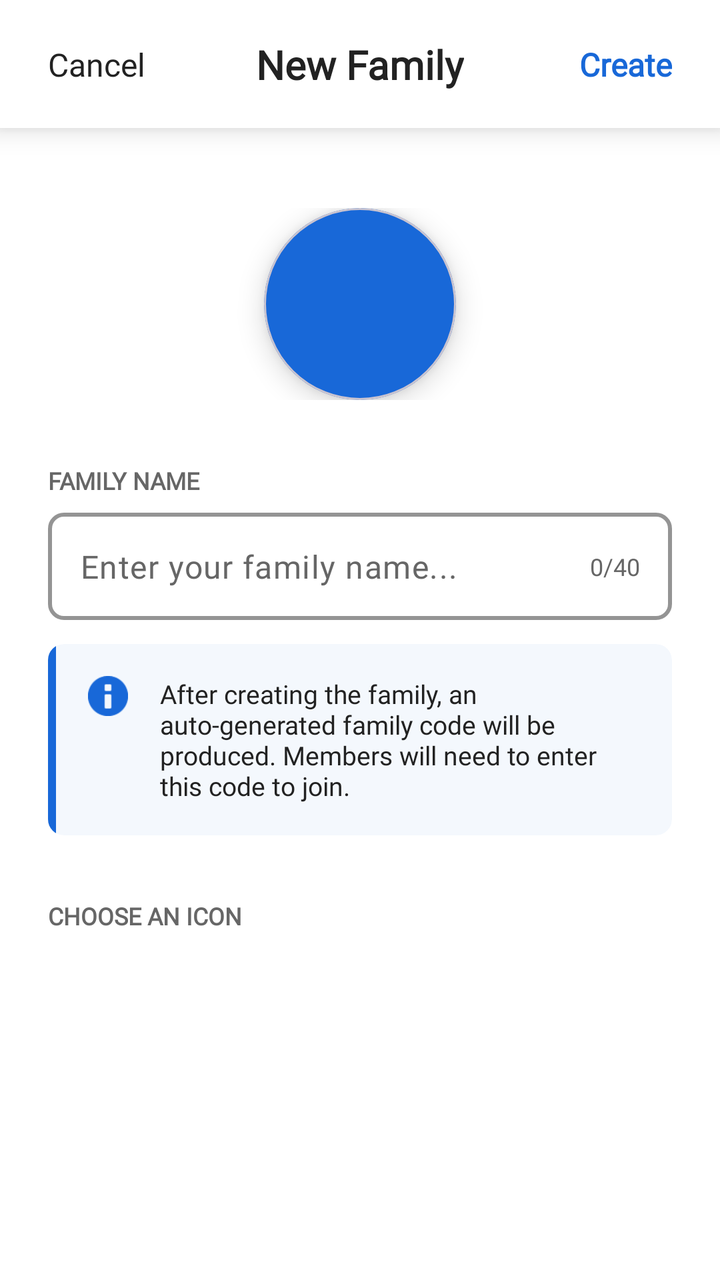
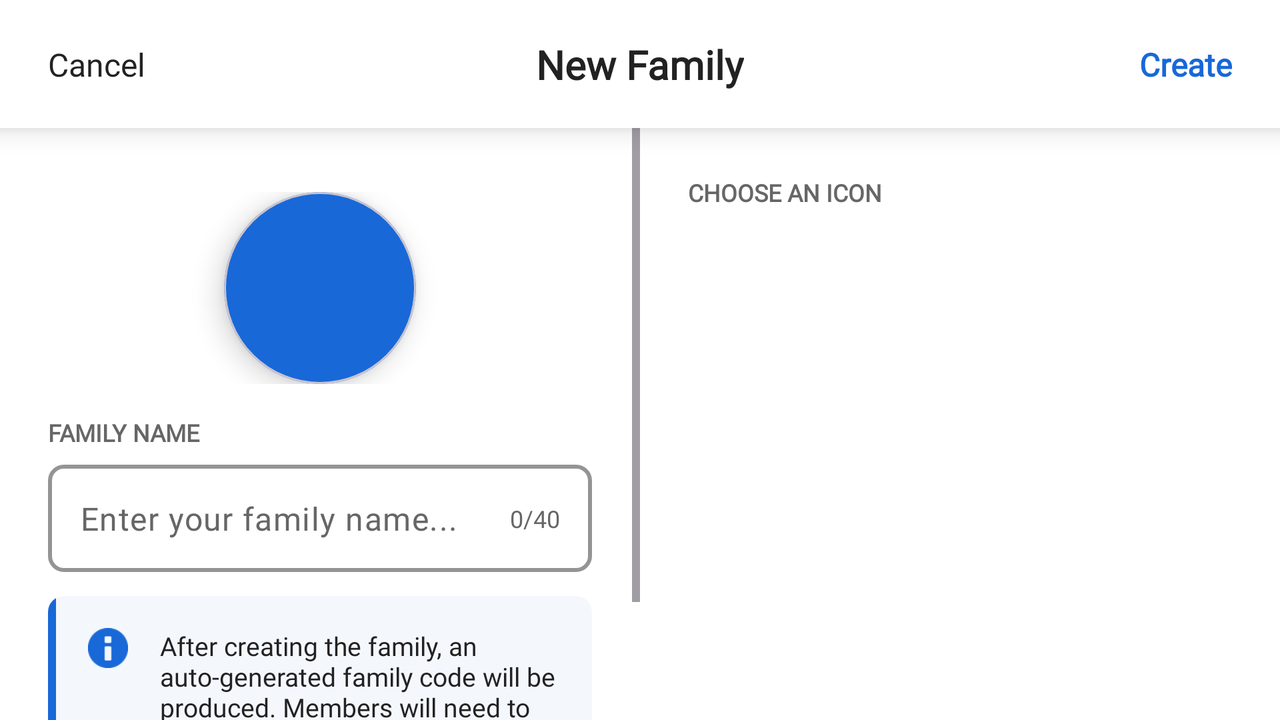

The same Android screen from two of the app's own layout files: first res/layout/ as a phone draws it, then the repository's variant for another configuration, drawn on a device whose configuration selects that folder. Both files follow.
<!-- AndroidManifest.xml: application theme Theme.Nimons360FAR -->
<!-- res/layout/create_family.xml -->
<?xml version="1.0" encoding="utf-8"?>
<LinearLayout xmlns:android="http://schemas.android.com/apk/res/android"
    xmlns:app="http://schemas.android.com/apk/res-auto"
    android:layout_width="match_parent"
    android:layout_height="match_parent"
    android:background="@color/white"
    android:orientation="vertical">

    
    <androidx.constraintlayout.widget.ConstraintLayout
        android:id="@+id/headerBar"
        android:layout_width="match_parent"
        android:layout_height="64dp"
        android:paddingHorizontal="24dp"
        android:gravity="center_vertical"
        android:background="@color/white"
        android:elevation="8dp">

        
        <TextView
            android:id="@+id/btnCancel"
            android:layout_width="wrap_content"
            android:layout_height="wrap_content"
            android:text="@string/cancel"
            android:textColor="@color/design_text_black"
            android:textSize="16sp"
            app:layout_constraintBottom_toBottomOf="parent"
            app:layout_constraintStart_toStartOf="parent"
            app:layout_constraintTop_toTopOf="parent" />

        
        <TextView
            android:layout_width="wrap_content"
            android:layout_height="wrap_content"
            android:text="@string/new_family"
            android:textColor="@color/design_text_black"
            android:textSize="20sp"
            android:textStyle="bold"
            app:layout_constraintBottom_toBottomOf="parent"
            app:layout_constraintEnd_toEndOf="parent"
            app:layout_constraintStart_toStartOf="parent"
            app:layout_constraintTop_toTopOf="parent" />

        
        <TextView
            android:id="@+id/btnHeaderCreate"
            android:layout_width="wrap_content"
            android:layout_height="wrap_content"
            android:text="@string/create"
            android:textColor="@color/design_blue"
            android:textSize="16sp"
            android:textStyle="bold"
            app:layout_constraintBottom_toBottomOf="parent"
            app:layout_constraintEnd_toEndOf="parent"
            app:layout_constraintTop_toTopOf="parent" />
    </androidx.constraintlayout.widget.ConstraintLayout>

    
    <ScrollView
        android:layout_width="match_parent"
        android:layout_height="0dp"
        android:layout_weight="1">

        
        <LinearLayout
            android:layout_width="match_parent"
            android:layout_height="wrap_content"
            android:orientation="vertical"
            android:padding="24dp">

            
            <FrameLayout
                android:layout_width="match_parent"
                android:layout_height="wrap_content"
                android:layout_marginTop="16dp"
                android:layout_marginBottom="32dp">

                <com.google.android.material.card.MaterialCardView
                    android:layout_width="96dp"
                    android:layout_height="96dp"
                    android:layout_gravity="center"
                    app:cardBackgroundColor="@color/design_blue"
                    app:cardCornerRadius="48dp"
                    app:cardElevation="8dp">

                    <ImageView
                        android:id="@+id/ivSelectedIconPreview"
                        android:layout_width="56dp"
                        android:layout_height="56dp"
                        android:layout_gravity="center"
                        android:scaleType="fitCenter" />
                </com.google.android.material.card.MaterialCardView>
            </FrameLayout>

            
            <TextView
                android:layout_width="wrap_content"
                android:layout_height="wrap_content"
                android:layout_marginBottom="8dp"
                android:text="@string/family_name"
                android:textColor="@color/design_text_grey"
                android:textSize="12sp"
                android:textStyle="bold" />

            
            <FrameLayout
                android:layout_width="match_parent"
                android:layout_height="wrap_content"
                android:layout_marginBottom="12dp">

                <com.google.android.material.textfield.TextInputLayout
                    android:id="@+id/tilFamilyName"
                    style="@style/Widget.Material3.TextInputLayout.OutlinedBox"
                    android:layout_width="match_parent"
                    android:layout_height="wrap_content"
                    app:boxBackgroundColor="@color/white"
                    app:boxCornerRadiusBottomEnd="8dp"
                    app:boxCornerRadiusBottomStart="8dp"
                    app:boxCornerRadiusTopEnd="8dp"
                    app:boxCornerRadiusTopStart="8dp"
                    app:boxStrokeColor="@color/design_blue"
                    app:boxStrokeWidth="2dp"
                    app:hintEnabled="false">

                    <com.google.android.material.textfield.TextInputEditText
                        android:id="@+id/etFamilyName"
                        android:layout_width="match_parent"
                        android:layout_height="wrap_content"
                        android:hint="@string/enter_your_family_name"
                        android:inputType="textPersonName"
                        android:paddingVertical="16dp"
                        android:paddingStart="16dp"
                        android:paddingEnd="60dp"
                        android:textColor="@color/design_text_black"
                        android:textColorHint="@color/design_text_grey"
                        android:maxLength="40" />
                </com.google.android.material.textfield.TextInputLayout>

                <TextView
                    android:id="@+id/tvCounter"
                    android:layout_width="wrap_content"
                    android:layout_height="wrap_content"
                    android:layout_gravity="center_vertical|end"
                    android:layout_marginEnd="16dp"
                    android:text="@string/_0_40"
                    android:textColor="@color/design_text_grey"
                    android:textSize="12sp" />
            </FrameLayout>

            
            <com.google.android.material.card.MaterialCardView
                android:layout_width="match_parent"
                android:layout_height="wrap_content"
                android:layout_marginBottom="32dp"
                app:cardBackgroundColor="@color/design_light_blue_bg"
                app:cardCornerRadius="8dp"
                app:cardElevation="0dp"
                app:strokeWidth="0dp">

                <LinearLayout
                    android:layout_width="match_parent"
                    android:layout_height="wrap_content"
                    android:orientation="horizontal">

                    <View
                        android:layout_width="4dp"
                        android:layout_height="match_parent"
                        android:background="@color/design_blue" />

                    <ImageView
                        android:layout_width="20dp"
                        android:layout_height="20dp"
                        android:layout_margin="16dp"
                        android:src="@android:drawable/ic_dialog_info"
                        app:tint="@color/design_blue" />

                    <TextView
                        android:layout_width="match_parent"
                        android:layout_height="wrap_content"
                        android:layout_marginVertical="16dp"
                        android:layout_marginEnd="16dp"
                        android:text="@string/after_creating_the_family"
                        android:textColor="@color/design_text_black"
                        android:textSize="13sp" />
                </LinearLayout>
            </com.google.android.material.card.MaterialCardView>

            
            <TextView
                android:layout_width="wrap_content"
                android:layout_height="wrap_content"
                android:layout_marginBottom="16dp"
                android:text="@string/choose_an_icon"
                android:textColor="@color/design_text_grey"
                android:textSize="12sp"
                android:textStyle="bold" />

            
            <GridLayout
                android:id="@+id/gridIcons"
                android:layout_width="match_parent"
                android:layout_height="wrap_content"
                android:alignmentMode="alignBounds"
                android:columnCount="5"
                android:rowCount="3"
                android:useDefaultMargins="true" />
        </LinearLayout>
    </ScrollView>
</LinearLayout>
<!-- resources referenced by this layout -->
<resources>
  <color name="design_blue">#1868D8</color>
  <color name="design_light_blue_bg">#F4F8FD</color>
  <color name="design_text_black">#222222</color>
  <color name="design_text_grey">#666666</color>
  <color name="white">#FFFFFFFF</color>
  <string name="_0_40">0/40</string>
  <string name="after_creating_the_family">After creating the family, an auto-generated family code will be produced. Members will need to enter this code to join.</string>
  <string name="cancel">Cancel</string>
  <string name="choose_an_icon">CHOOSE AN ICON</string>
  <string name="create">Create</string>
  <string name="enter_your_family_name">Enter your family name...</string>
  <string name="family_name">FAMILY NAME</string>
  <string name="new_family">New Family</string>
  <style name="Theme.Nimons360FAR" parent="Base.Theme.Nimons360FAR" />
  <style name="Base.Theme.Nimons360FAR" parent="Theme.Material3.DayNight.NoActionBar">
          <item name="android:fontFamily">@font/roboto</item>
          <item name="colorPrimary">@color/design_blue</item>
          <item name="colorOnPrimary">@color/white</item>
          <item name="colorSecondary">@color/design_blue</item>
          <item name="colorSurface">@color/white</item>
          
          <item name="android:statusBarColor">@color/white</item>
          <item name="android:windowLightStatusBar">true</item>
      </style>
</resources>
<!-- res/layout-land/create_family.xml (the repository's variant of the layout above) -->
<!-- drawn on the phone turned sideways -->
<?xml version="1.0" encoding="utf-8"?>
<LinearLayout xmlns:android="http://schemas.android.com/apk/res/android"
    xmlns:app="http://schemas.android.com/apk/res-auto"
    android:layout_width="match_parent"
    android:layout_height="match_parent"
    android:background="@color/white"
    android:orientation="vertical">

    
    <androidx.constraintlayout.widget.ConstraintLayout
        android:id="@+id/headerBar"
        android:layout_width="match_parent"
        android:layout_height="64dp"
        android:paddingHorizontal="24dp"
        android:background="@color/white"
        android:elevation="8dp">

        
        <TextView
            android:id="@+id/btnCancel"
            android:layout_width="wrap_content"
            android:layout_height="wrap_content"
            android:text="@string/cancel"
            android:textColor="@color/design_text_black"
            android:textSize="16sp"
            app:layout_constraintBottom_toBottomOf="parent"
            app:layout_constraintStart_toStartOf="parent"
            app:layout_constraintTop_toTopOf="parent" />

        
        <TextView
            android:layout_width="wrap_content"
            android:layout_height="wrap_content"
            android:text="@string/new_family"
            android:textColor="@color/design_text_black"
            android:textSize="20sp"
            android:textStyle="bold"
            app:layout_constraintBottom_toBottomOf="parent"
            app:layout_constraintEnd_toEndOf="parent"
            app:layout_constraintStart_toStartOf="parent"
            app:layout_constraintTop_toTopOf="parent" />

        
        <TextView
            android:id="@+id/btnHeaderCreate"
            android:layout_width="wrap_content"
            android:layout_height="wrap_content"
            android:text="@string/create"
            android:textColor="@color/design_blue"
            android:textSize="16sp"
            android:textStyle="bold"
            app:layout_constraintBottom_toBottomOf="parent"
            app:layout_constraintEnd_toEndOf="parent"
            app:layout_constraintTop_toTopOf="parent" />
    </androidx.constraintlayout.widget.ConstraintLayout>

    <LinearLayout
        android:layout_width="match_parent"
        android:layout_height="match_parent"
        android:orientation="horizontal"
        android:baselineAligned="false">

        
        <ScrollView
            android:layout_width="0dp"
            android:layout_height="match_parent"
            android:layout_weight="1">

            <LinearLayout
                android:layout_width="match_parent"
                android:layout_height="wrap_content"
                android:orientation="vertical"
                android:padding="24dp">

                
                <FrameLayout
                    android:layout_width="match_parent"
                    android:layout_height="wrap_content"
                    android:layout_marginTop="8dp"
                    android:layout_marginBottom="16dp">

                    <com.google.android.material.card.MaterialCardView
                        android:layout_width="96dp"
                        android:layout_height="96dp"
                        android:layout_gravity="center"
                        app:cardBackgroundColor="@color/design_blue"
                        app:cardCornerRadius="48dp"
                        app:cardElevation="8dp">

                        <ImageView
                            android:id="@+id/ivSelectedIconPreview"
                            android:layout_width="56dp"
                            android:layout_height="56dp"
                            android:layout_gravity="center"
                            android:scaleType="fitCenter"
                            android:contentDescription="@string/family_icon_preview" />
                    </com.google.android.material.card.MaterialCardView>
                </FrameLayout>

                
                <TextView
                    android:layout_width="wrap_content"
                    android:layout_height="wrap_content"
                    android:layout_marginBottom="8dp"
                    android:text="@string/family_name"
                    android:textColor="@color/design_text_grey"
                    android:textSize="12sp"
                    android:textStyle="bold" />

                
                <FrameLayout
                    android:layout_width="match_parent"
                    android:layout_height="wrap_content"
                    android:layout_marginBottom="12dp">

                    <com.google.android.material.textfield.TextInputLayout
                        android:id="@+id/tilFamilyName"
                        style="@style/Widget.Material3.TextInputLayout.OutlinedBox"
                        android:layout_width="match_parent"
                        android:layout_height="wrap_content"
                        app:boxBackgroundColor="@color/white"
                        app:boxCornerRadiusBottomEnd="8dp"
                        app:boxCornerRadiusBottomStart="8dp"
                        app:boxCornerRadiusTopEnd="8dp"
                        app:boxCornerRadiusTopStart="8dp"
                        app:boxStrokeColor="@color/design_blue"
                        app:boxStrokeWidth="2dp"
                        app:hintEnabled="false">

                        <com.google.android.material.textfield.TextInputEditText
                            android:id="@+id/etFamilyName"
                            android:layout_width="match_parent"
                            android:layout_height="wrap_content"
                            android:hint="@string/enter_your_family_name"
                            android:inputType="textPersonName"
                            android:paddingVertical="16dp"
                            android:paddingStart="16dp"
                            android:paddingEnd="60dp"
                            android:textColor="@color/design_text_black"
                            android:textColorHint="@color/design_text_grey"
                            android:maxLength="40" />
                    </com.google.android.material.textfield.TextInputLayout>

                    <TextView
                        android:id="@+id/tvCounter"
                        android:layout_width="wrap_content"
                        android:layout_height="wrap_content"
                        android:layout_gravity="center_vertical|end"
                        android:layout_marginEnd="16dp"
                        android:text="@string/_0_40"
                        android:textColor="@color/design_text_grey"
                        android:textSize="12sp" />
                </FrameLayout>

                
                <com.google.android.material.card.MaterialCardView
                    android:layout_width="match_parent"
                    android:layout_height="wrap_content"
                    android:layout_marginBottom="16dp"
                    app:cardBackgroundColor="@color/design_light_blue_bg"
                    app:cardCornerRadius="8dp"
                    app:cardElevation="0dp"
                    app:strokeWidth="0dp">

                    <LinearLayout
                        android:layout_width="match_parent"
                        android:layout_height="wrap_content"
                        android:orientation="horizontal">

                        <View
                            android:layout_width="4dp"
                            android:layout_height="match_parent"
                            android:background="@color/design_blue" />

                        <ImageView
                            android:layout_width="20dp"
                            android:layout_height="20dp"
                            android:layout_margin="16dp"
                            android:src="@android:drawable/ic_dialog_info"
                            app:tint="@color/design_blue"
                            android:contentDescription="@string/info" />

                        <TextView
                            android:layout_width="match_parent"
                            android:layout_height="wrap_content"
                            android:layout_marginVertical="16dp"
                            android:layout_marginEnd="16dp"
                            android:text="@string/after_creating_the_family"
                            android:textColor="@color/design_text_black"
                            android:textSize="13sp" />
                    </LinearLayout>
                </com.google.android.material.card.MaterialCardView>

            </LinearLayout>
        </ScrollView>

        
        <ScrollView
            android:layout_width="0dp"
            android:layout_height="match_parent"
            android:layout_weight="1">

            <LinearLayout
                android:layout_width="match_parent"
                android:layout_height="wrap_content"
                android:orientation="vertical"
                android:padding="24dp">

                
                <TextView
                    android:layout_width="wrap_content"
                    android:layout_height="wrap_content"
                    android:layout_marginBottom="16dp"
                    android:text="@string/choose_an_icon"
                    android:textColor="@color/design_text_grey"
                    android:textSize="12sp"
                    android:textStyle="bold" />

                
                <GridLayout
                    android:id="@+id/gridIcons"
                    android:layout_width="match_parent"
                    android:layout_height="wrap_content"
                    android:alignmentMode="alignBounds"
                    android:columnCount="5"
                    android:rowCount="3"
                    android:useDefaultMargins="true" />

            </LinearLayout>
        </ScrollView>
    </LinearLayout>
</LinearLayout>
<!-- resources referenced by the variant -->
<!-- as the phone turned sideways resolves them -->
<resources>
  <color name="design_blue">#1868D8</color>
  <color name="design_light_blue_bg">#F4F8FD</color>
  <color name="design_text_black">#222222</color>
  <color name="design_text_grey">#666666</color>
  <color name="white">#FFFFFFFF</color>
  <string name="_0_40">0/40</string>
  <string name="after_creating_the_family">After creating the family, an auto-generated family code will be produced. Members will need to enter this code to join.</string>
  <string name="cancel">Cancel</string>
  <string name="choose_an_icon">CHOOSE AN ICON</string>
  <string name="create">Create</string>
  <string name="enter_your_family_name">Enter your family name...</string>
  <string name="family_icon_preview">Family icon preview</string>
  <string name="family_name">FAMILY NAME</string>
  <string name="info">info</string>
  <string name="new_family">New Family</string>
  <style name="Theme.Nimons360FAR" parent="Base.Theme.Nimons360FAR" />
  <style name="Base.Theme.Nimons360FAR" parent="Theme.Material3.DayNight.NoActionBar">
          <item name="android:fontFamily">@font/roboto</item>
          <item name="colorPrimary">@color/design_blue</item>
          <item name="colorOnPrimary">@color/white</item>
          <item name="colorSecondary">@color/design_blue</item>
          <item name="colorSurface">@color/white</item>
          
          <item name="android:statusBarColor">@color/white</item>
          <item name="android:windowLightStatusBar">true</item>
      </style>
</resources>
